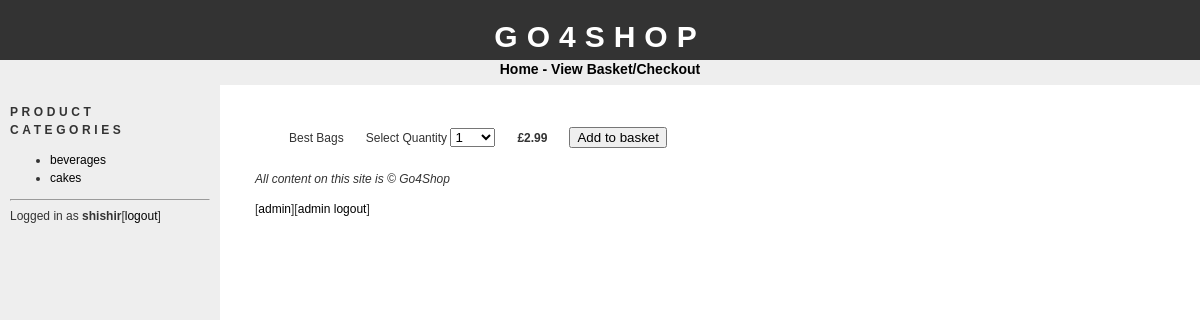
The page /addtobasket.php?id=1 (signed in) on the database its author committed.
### tables this page shows
CREATE TABLE IF NOT EXISTS `categories` (
  `id` tinyint(4) NOT NULL AUTO_INCREMENT,
  `name` varchar(100) NOT NULL,
  PRIMARY KEY (`id`)
);

CREATE TABLE IF NOT EXISTS `products` (
  `id` int(11) NOT NULL AUTO_INCREMENT,
  `cat_id` tinyint(4) NOT NULL,
  `name` varchar(150) NOT NULL,
  `description` text NOT NULL,
  `image` varchar(30) NOT NULL,
  `price` float NOT NULL,
  PRIMARY KEY (`id`)
);

### config.php (called while the page is built, shortened)
<?php
$config_basedir = "http://localhost/go4shop/";
?>

### addtobasket.php (the view, shortened to what this page needs)
<?php
require("config.php");
$prodsql = "SELECT * FROM products WHERE id = " . $_GET['id'] . ";";
$prodres = mysql_query($prodsql);
$numrows = mysql_num_rows($prodres);
$prodrow = mysql_fetch_assoc($prodres);
if($numrows == 0)
{
header("Location: " . $config_basedir);
}
else
{
if(isset($_POST['submit']))
{
if(isset($_SESSION['SESS_ORDERNUM']))
{
$itemsql = "INSERT INTO orderitems(order_id,product_id, quantity) VALUES(". $_SESSION['SESS_ORDERNUM'] . ", ". $_GET['id'] . ", ". $_POST['amountBox'] . ")";
mysql_query($itemsql) or die(mysql_error());
}
else
{
if(isset($_SESSION['SESS_LOGGEDIN']))
{
$sql = "INSERT INTO orders(customer_id,registered, date) VALUES(". $_SESSION['SESS_USERID'] . ", 1, NOW())";
mysql_query($sql) or die(mysql_error());
$_SESSION['SESS_ORDERNUM'] = mysql_insert_id();
$itemsql = "INSERT INTO orderitems(order_id, product_id, quantity) VALUES(". $_SESSION['SESS_ORDERNUM']. ", " . $_GET['id'] . ", ". $_POST['amountBox'] . ")";
mysql_query($itemsql) or die(mysql_error());
}
else
{
$sql = "INSERT INTO orders(registered,date, session) VALUES(". "0, NOW(), '" . session_id() . "')";
mysql_query($sql) or die(mysql_error());
$_SESSION['SESS_ORDERNUM'] = mysql_insert_id();
$itemsql = "INSERT INTO orderitems(order_id, product_id, quantity) VALUES(". $_SESSION['SESS_ORDERNUM'] . ", " . $_GET['id'] . ", ". $_POST['amountBox'] . ")";
mysql_query($itemsql) or die(mysql_error());
}
}
$totalprice = $prodrow['price'] * $_POST['amountBox'] ;
$updsql = "UPDATE orders SET total = total + ". $totalprice . " WHERE id = ". $_SESSION['SESS_ORDERNUM'] . ";";
mysql_query($updsql) or die(mysql_error());
header("Location: " . $config_basedir . "showcart.php");
}
else
{
require("header.php");
echo "<form action='addtobasket.php?id=". $_GET['id'] . "' method='POST'>";
echo "<table cellpadding='10'>";
echo "<tr>";
if(empty($prodrow['image'])) {
echo "<td><imgsrc='productimages/dummy.jpg' width='50' alt='". $prodrow['name'] . "'></td>";
}
else {
echo "<td>
<img src='productimages/" . $prodrow['image']. "' width='50' alt='" . $prodrow['name']. "'></td>";
}
echo "<td>" . $prodrow['name'] . "</td>";
echo "<td>Select Quantity <select name='amountBox'>";
for($i=1;$i<=100;$i++)
{
echo "<option>" . $i . "</option>";
}
echo "</select></td>";
echo "<td><strong>&pound;". sprintf('%.2f', $prodrow['price']) . "</strong></td>";
echo "<td><input type='submit' name='submit' value='Add to basket'></td>";
echo "</tr>";
echo "</table>";
echo "</form>";
}
}
require("footer.php");
?>

### bar.php
<h1>Product Categories</h1>
<ul>
<?php
$catsql = "SELECT * FROM categories;";
$catres = mysql_query($catsql);
while($catrow = mysql_fetch_assoc($catres))
{
echo "<li><a href='" . $config_basedir. "products.php?id=" . $catrow['id'] . "'>". $catrow['name'] . "</a></li>";
}
?>
</ul>

### css/stylesheet.css (style rules this page uses)
body { font-family: "trebuchet ms", verdana, sans-serif; font-size: 12px; line-height: 1.5em; color: #333; background: #ffffff; margin: 0; padding: 0; text-align: center; width: 100%; }
a:link { text-decoration: none; color: #000; }
#bar h1 { font-size: 12px; text-transform: uppercase; letter-spacing: 0.3em; }

### rows shown on the page
categories: name "beverages"
categories: name "cakes"
products: name "Best Bags", price "2.99"

### other values the page prints
$config_sitename "GO4SHOP"
$_SESSION['SESS_USERNAME'] "shishir"
$config_sitename "Go4Shop"
form field amountBox "1"
